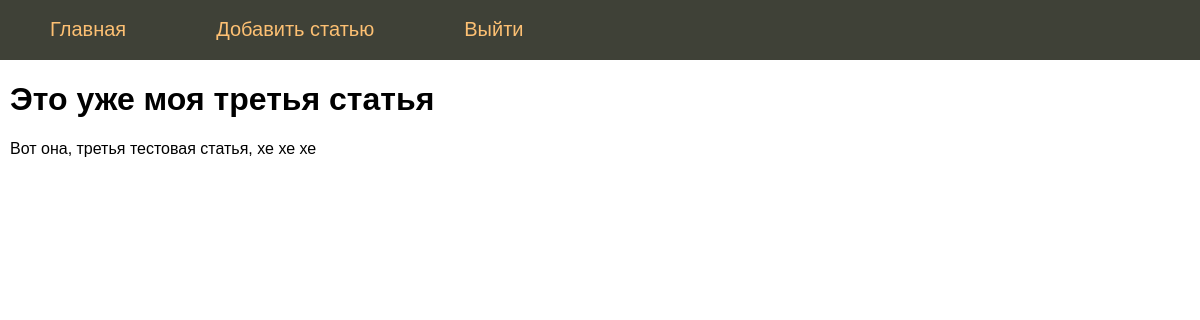
Screenshot of /post/3 (signed in) with the database file from the repository.
### tables this page shows
CREATE TABLE mainmenu (
id integer primary key autoincrement,
title text not null,
url text not null
);

CREATE TABLE posts (
id integer PRIMARY KEY AUTOINCREMENT,
title text NOT NULL,
text text NOT NULL,
time integer NOT NULL
);

### main.py (the view)
@app.route("/post/<int:id_post>")
@login_required
def showPost(id_post):
    title, post = dbase.getPost(id_post)
    if not title:
        abort(404)
    return render_template('post.html', menu=dbase.getMenu(), title=title, post=post)

### FDataBase.py (called while the page is built)
    def getMenu(self):
        sq1 = '''SELECT * FROM mainmenu'''
        try:
            self.__cur.execute(sq1)
            res = self.__cur.fetchall()
            if res: return res
        except:
            print("Ошибка чтения из БД")
        return []

    def getPost(self, postId):
        try:
            self.__cur.execute(f"SELECT title, text FROM posts WHERE id = {postId} LIMIT 1")
            res = self.__cur.fetchone()
            if res:
                return res
        except sqlite3.Error as e:
            print("Ошибка получения статьи из БД" + str(e))
        return (False, False)

    def getUser(self, user_id):
        print(user_id)
        try:
            self.__cur.execute(f"SELECT * FROM users WHERE email = '{user_id}' LIMIT 1")
            res = self.__cur.fetchone()
            if not res:
                print("Пользователь не найден")
                return False
            return res
        except sqlite3.Error as e:
            print("getUser Ошибка получения данных из БД "+str(e))
        return False

### UserLogin.py (called while the page is built)
    def fromDB(self, user_id, db):
        self.__user = db.getUser(user_id)
        return self

### main.py (called while the page is built)
@login_manager.user_loader
def load_user(user_id):
    print("load_user")
    return UserLogin().fromDB(user_id, dbase)

def connect_db():
    conn = sqlite3.connect(app.config['DATABASE'])
    conn.row_factory = sqlite3.Row
    return conn

def get_db():
    """Используется переменная g, которая создается в контектсе приложения"""
    if not hasattr(g, 'link_db'):
        g.link_db = connect_db()
    return g.link_db

@app.before_request
def before_request():
    global dbase
    db = get_db()
    dbase = FDataBase(db)

### templates/post.html
{% extends 'base.html' %}
{% block content %}
{{ super() }}
{{ post }}
{% endblock %}

### templates/base.html (shortened to what this page needs)
<!DOCTYPE html>
<html>
<head>
    <link type= "text/css" href="{{ url_for('static', filename='css/style.css') }}" rel="stylesheet">
</head>
<body>
    {% block content -%}
        {%- block mainmenu -%}
            <ul class="mainmenu">
                {% for m in menu -%}
                    <li><a href="{{m.url}}">{{ m.title }}</a></li>
                {% endfor -%}
            </ul>
        {% endblock mainmenu -%}
    <div class="content">
    {% if title -%}
    <h1>{{ title }} </h1>
    {% else -%}
    <h1>Про Flask</h1>
    {% endif -%}
    {% endblock %}
    </div>
</body>
</html>

### static/css/style.css (style rules this page uses)
html, body { font-family: 'Arial'; margin: 0; padding: 0; height: 100%; width: 100%; }
a { color: #0059b2; text-decoration: none; }
ul.mainmenu { list-style: none; background: #3F4137; height: 60px; margin: 0; padding: 0; color: #fdc073; font-size: 20px; overflow: hidden; }
ul.mainmenu li { float: left; margin: 18px 40px 0 50px; }
ul.mainmenu li a { color: #fdc073; text-decoration: none; }
div.content { margin: 10px; }

### rows the page displays
mainmenu: title "Главная"
mainmenu: title "Добавить статью"
mainmenu: title "Выйти"
posts: title "Это уже моя третья статья", text "Вот она, третья тестовая статья, хе хе хе"
